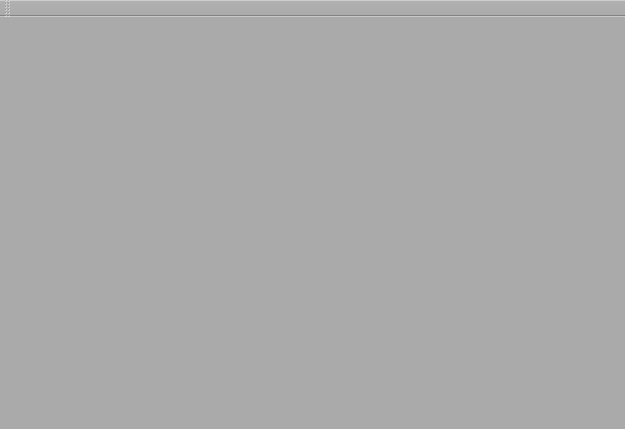
<?xml version="1.0" encoding="UTF-8"?>
<ui version="4.0">
 <class>MainWindow</class>
 <widget class="QMainWindow" name="MainWindow">
  <property name="geometry">
   <rect>
    <x>0</x>
    <y>0</y>
    <width>625</width>
    <height>429</height>
   </rect>
  </property>
  <property name="windowTitle">
   <string>Client table</string>
  </property>
  <property name="styleSheet">
   <string notr="true">background-color: rgb(170, 170, 170);</string>
  </property>
  <widget class="QWidget" name="centralWidget"/>
  <widget class="QMenuBar" name="menuBar">
   <property name="geometry">
    <rect>
     <x>0</x>
     <y>0</y>
     <width>625</width>
     <height>25</height>
    </rect>
   </property>
  </widget>
  <widget class="QToolBar" name="toolBar">
   <attribute name="toolBarArea">
    <enum>TopToolBarArea</enum>
   </attribute>
   <attribute name="toolBarBreak">
    <bool>true</bool>
   </attribute>
  </widget>
 </widget>
 <layoutdefault spacing="6" margin="11"/>
 <resources/>
 <connections/>
</ui>
